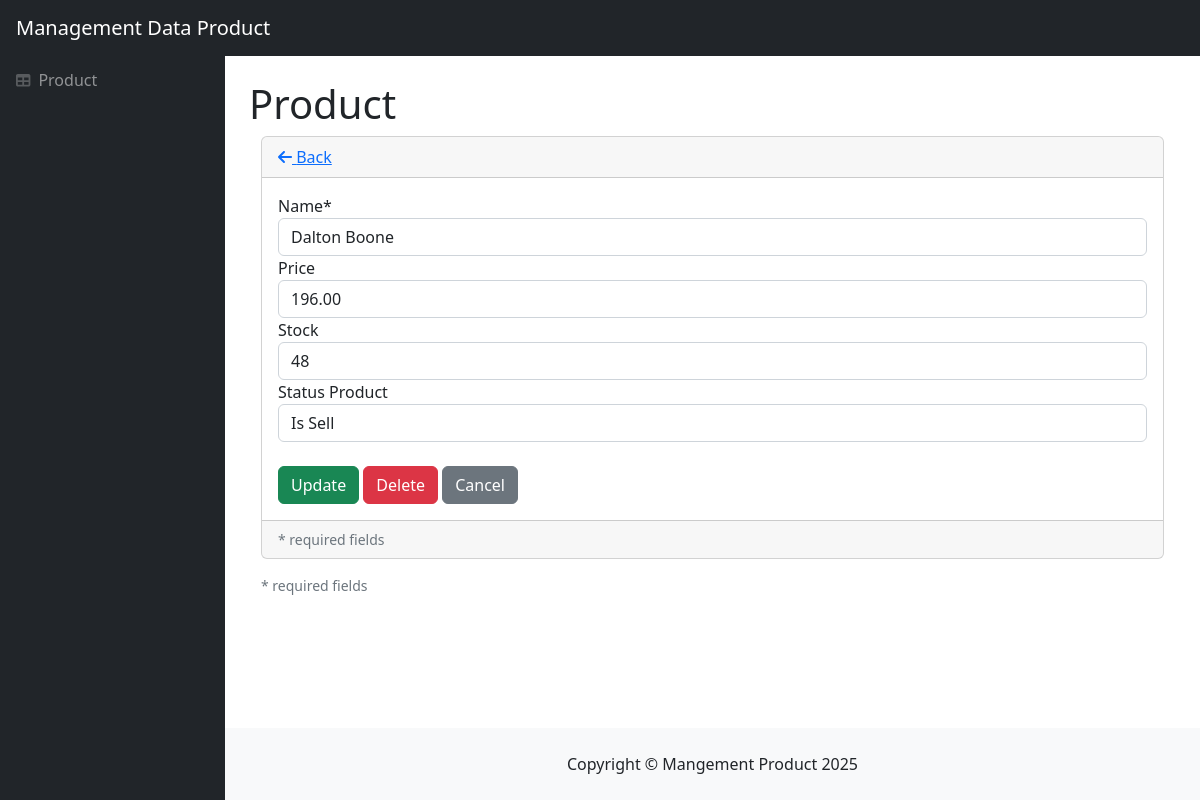
/index.php/admin/products/edit/92, run on the app's committed database.
### tables this page shows
CREATE TABLE `products` (
  `id` int(11) NOT NULL,
  `name` varchar(255) NOT NULL,
  `price` decimal(10,2) NOT NULL,
  `stock` int(11) NOT NULL,
  `is_sell` tinyint(1) NOT NULL,
  `created_at` timestamp NOT NULL DEFAULT current_timestamp(),
  `updated_at` timestamp NOT NULL DEFAULT current_timestamp()
);

### application/controllers/admin/Products.php (called while the page is built, shortened)
<?php
class Products extends CI_Controller
{
	public function __construct()
	{
		$this->load->model("product_model");
		$this->load->library('form_validation');
	}
	public function edit($id = null)
	{
		$product = $this->product_model;
		$data["product"] = $product->getById($id);
		$this->load->view("admin/product/edit_form", $data);
	}
}

### index.php (called while the page is built, shortened)
<?php
require_once BASEPATH.'core/CodeIgniter.php';

### application/models/Product_model.php (called while the page is built, shortened)
<?php defined('BASEPATH') or exit('No direct script access allowed');
class Product_model extends CI_Model
{
	private $_table = "products";
	public function getById($id)
	{
		return $this->db->get_where($this->_table, ["id" => $id])->row();
	}
}

### application/views/admin/product/edit_form.php (the view, shortened to what this page needs)
<!DOCTYPE html>
<html lang="en">
<head>
</head>
<body class="sb-nav-fixed">
	<div id="layoutSidenav">
		<div id="layoutSidenav_nav">
			<nav class="sb-sidenav accordion sb-sidenav-dark" id="sidenavAccordion">
			</nav>
		</div>
		<div id="layoutSidenav_content">
			<main>
				<div class="container-fluid px-4">
					<h1 class="mt-4">Product</h1>
					<div id="content-wrapper">
						<div class="container-fluid">
							<div class="card mb-3">
								<div class="card-header">
									<a href="<?php echo site_url('admin/products/') ?>"><i class="fas fa-arrow-left"></i> Back</a>
								</div>
								<div class="card-body">
									<form action="" method="post" enctype="multipart/form-data">
										<div class="form-group">
											<label for="name">Name*</label>
											<input class="form-control <?php echo form_error('name') ? 'is-invalid' : '' ?>"
												type="text" name="name" placeholder="Product name" value="<?php echo $product->name ?>" />
										</div>
										<div class="form-group">
											<label for="price">Price</label>
											<input class="form-control <?php echo form_error('price') ? 'is-invalid' : '' ?>"
												type="number" name="price" min="0" placeholder="Product price" value="<?php echo $product->price ?>" />
										</div>
										<div class="form-group">
											<label for="price">Stock</label>
											<input class="form-control <?php echo form_error('stock') ? 'is-invalid' : '' ?>"
												type="number" name="stock" min="0" placeholder="Product stock" value="<?php echo $product->stock ?>" />
										</div>
										<div class="form-group">
											<label for="price">Status Product</label>
											<select class="form-control <?php echo form_error('is_sell') ? 'is-invalid' : '' ?>" name="is_sell">
												<option value="<?php echo $product->is_sell ?>"><?php echo $product->is_sell == 1 ? 'Is Sell' : 'Not For Sell' ?></option">
											</select>
										</div>
										<br>
										<input class="btn btn-success" type="submit" name="btn" value="Update" />
										<button onclick="deleteProduct('<?php echo $product->id ?>')" class="btn btn-danger" type="reset">Delete</button>
										<button onclick="window.history.go(-1); return false;" class="btn btn-secondary" type="reset">Cancel</button>
									</form>
								</div>
								<div class="card-footer small text-muted">
									* required fields
								</div>
							</div>
							<div class="card-footer small text-muted">
								* required fields
							</div>
						</div>
					</div>
			</main>
			<footer class="py-4 bg-light mt-auto">
			</footer>
		</div>
	</div>
</body>
</html>

### data on the page
products: name "Dalton Boone", price "196.00", stock "48", is_sell "Is Sell"

### other printed values
SITE_NAME "Mangement Product"
Date('Y') "2025"
